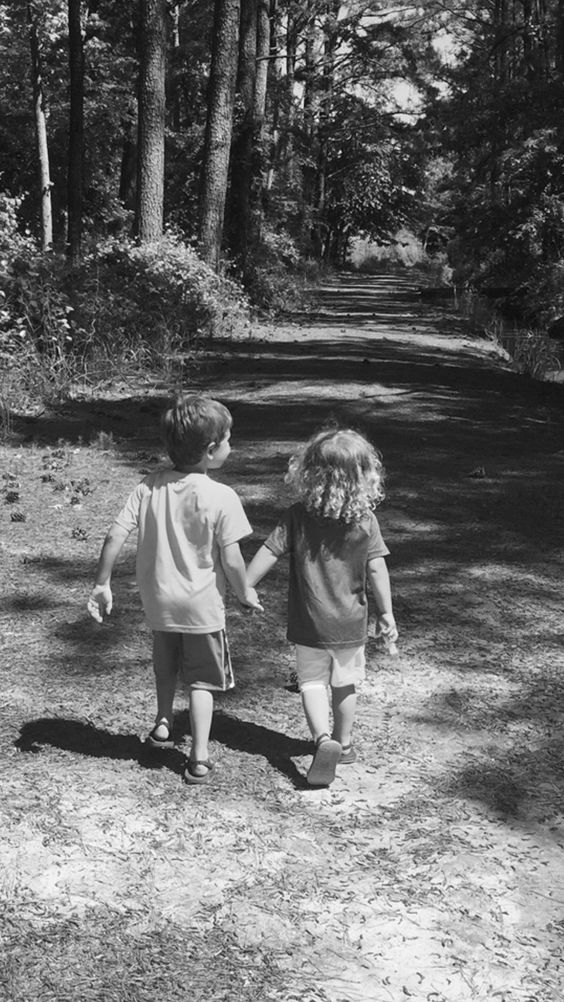
%> input picture PracticaNo13/paisaje.jpg, 564 x 1002 px
$ octave PracticaNo13_ElliotChilpa.m   (GNU Octave 9; MATLAB toolbox functions it lacks are replaced by stand-ins)
%> lines starting %> are read from the running program, lines starting %| are printed output that depends on the picture
clc;
clear all;
close all;

img_1 = imread("paisaje.jpg");
%> img_1 is the input picture: size 1002x564x3 uint8; min 2, max 255, mean 107.3
img_2 = imread("nieve.png");
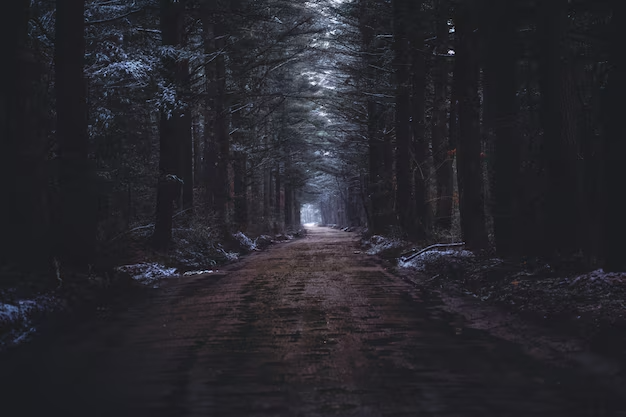
%> input picture PracticaNo13/nieve.png, 626 x 417 px
%> img_2 is the input picture: size 417x626x3 uint8; mean R, G, B 39.7, 38.8, 45.2
img_3 = imread("tortuga.jpg");
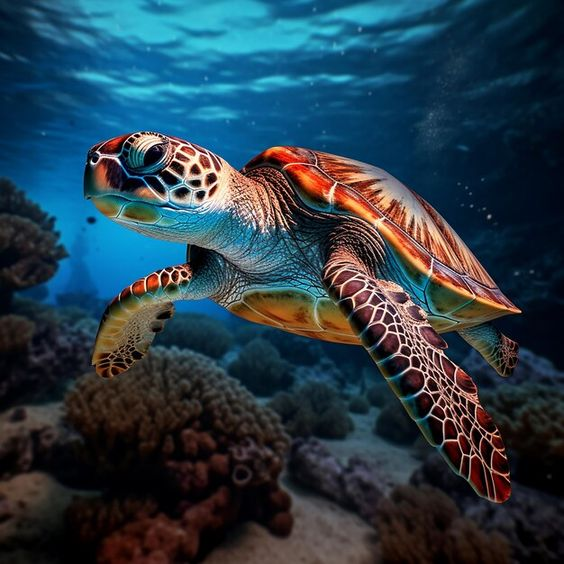
%> input picture PracticaNo13/tortuga.jpg, 564 x 564 px
%> img_3 is the input picture: size 564x564x3 uint8; mean R, G, B 40.6, 61.1, 73.7
img_4 = imread("montañas.jpg");
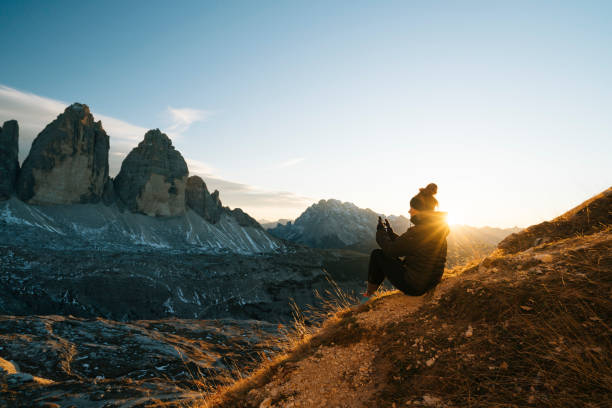
%> input picture PracticaNo13/montañas.jpg, 612 x 408 px
%> img_4 is the input picture: size 408x612x3 uint8; mean R, G, B 118, 124.7, 122.3

% ----------------------------------------------
% Imagen en escala de grises
% ----------------------------------------------
img_gray = rgb2gray(im2double(img_1));  % Convertir a escala de grises

figure;
subplot(1, 4, 1);
imshow(img_gray);
title('Imagen Original en Escala de Grises');

% Ajuste de histograma con gamma = 1
img_adjust_gray_1 = imadjust(img_gray, [0 0.4], [0 1], 1);
subplot(1, 4, 2);
imshow(img_adjust_gray_1);
title('Ajuste Histograma (0-0.4) gamma = 1 ');

% Ajuste de histograma con gamma < 1
img_adjust_gray_2 = imadjust(img_gray, [0 0.4], [0 1], 0.5);
subplot(1, 4, 3);
imshow(img_adjust_gray_2);
title('Ajuste Histograma (0-0.4) gamma < 1 ');

% Ajuste de histograma con gamma > 1
img_adjust_gray_3 = imadjust(img_gray, [0 0.4], [0 1], 3);
subplot(1, 4, 4);
imshow(img_adjust_gray_3);
title('Ajuste Histograma (0-0.4) gamma > 1 ');

% ------------------- Histograma de imágenes  -----------------------
% Imagen color 1
figure;
subplot(2, 2, 1);
imhist(img_gray);
title('Histograma escala de grises Img Original');

% Imagen color 2
subplot(2, 2, 2);
imhist(img_adjust_gray_2);
title('Histograma gamma < 1');

% Imagen color 3
subplot(2, 2, 3);
imhist(img_adjust_gray_1);
title('Histograma gamma = 1');

% Imagen color 4
subplot(2, 2, 4);
imhist(img_adjust_gray_3);
title('Histograma gamma > 1');
%> figure, not shown here; panel 1: highest point at x = 0.149, y = 7286; panel 2: highest point at x = 1, y = 267127

% ----------------------------------------------
% Imagen en escala de color modificando rango
% ----------------------------------------------
img_color = im2double(img_2);

figure;
subplot(2, 2, 1);
imshow(img_color);
title('Imagen Original a Color');

% Ajuste de histograma valores de 0 a 0.5
img_adjust_color_1 = imadjust(img_color, [0 0.5], [0 1]);
subplot(2, 2, 2);
imshow(img_adjust_color_1);
title('Ajuste Histograma (0 - 0.5)');

% Ajuste de histograma para resaltar tonos claros en la imagen en color
img_adjust_color_2 = imadjust(img_color, [0.4 0.8], [0 1]);
subplot(2, 2, 3);
imshow(img_adjust_color_2);
title('Ajuste Histograma (0.4 - 0.8)');

% Ajuste de histograma con rango completo para expandir todo el contraste
img_adjust_color_3 = imadjust(img_color, [0.4 0.8], [0 1], 0.2);
subplot(2, 2, 4);
imshow(img_adjust_color_3);
title('Ajuste Histograma (0.4 - 0.8)');

% ----------------------------------------------
% Imagen en escala de color modificando rango
% ----------------------------------------------
img_color_2 = im2double(img_3);

% Ajuste para cada canal de color
img_color_adj = imadjust(img_color_2, [0.2 0.3 0.1; 0.8 0.9 0.7], [0 0 0; 1 1 1]);
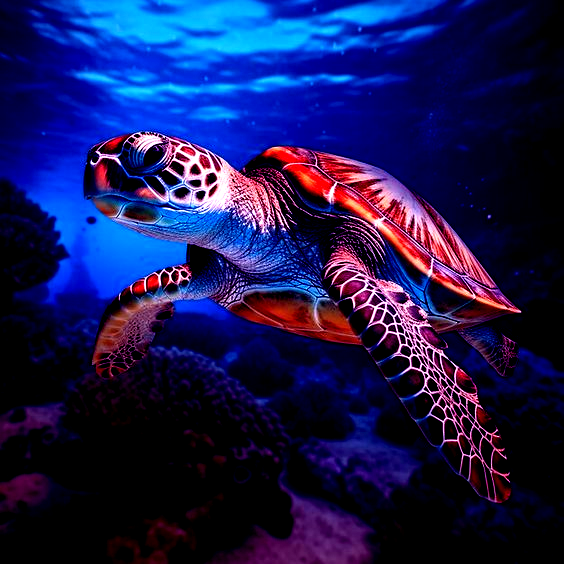
%> img_color_adj: size 564x564x3 double; mean R, G, B 0.0966, 0.1, 0.327

% Ajuste para cada canal de color con Gamma < 1
img_color_adj_1 = imadjust(img_color_2, [0.2 0.3 0.1; 0.8 0.9 0.7], [0 0 0; 1 1 1], 0.2);
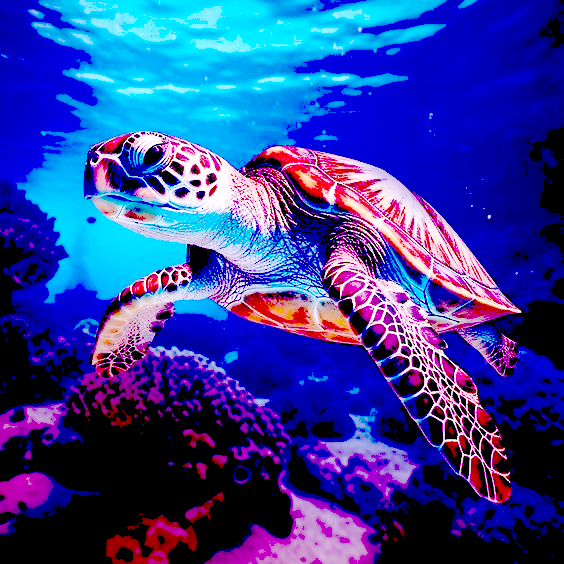
%> img_color_adj_1: size 564x564x3 double; mean R, G, B 0.189, 0.238, 0.59

% Grafica Imagen Original
figure;
subplot(1, 3, 1);
imshow(img_3);
title('Imagen Original');

subplot(1, 3, 2);
imshow(img_color_adj);
title('Ajustae (R, G, B)');

subplot(1, 3, 3);
imshow(img_color_adj_1);
title('Ajustae (R, G, B) gamma < 1');

% ----------------------------------------------
% Imagen color, verde
% ----------------------------------------------
img_color_3 = im2double(img_4);

% Ajuste para cada canal de color
img_color_adj_2 = imadjust(img_color_3, [0.1 0.1 0.1; 0.4 0.4 0.4], [0 0 0; 1 1 1]);
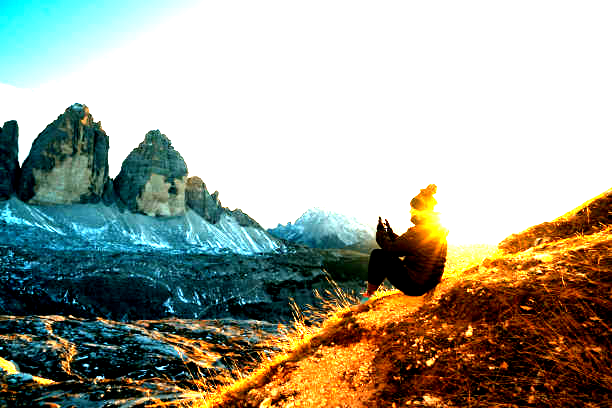
%> img_color_adj_2: size 408x612x3 double; mean R, G, B 0.636, 0.64, 0.584

% Ajuste para cada canal de color con Gamma específico para el canal verde
img_color_adj_3 = imadjust(img_color_3, [0.1 0.1 0.1; 0.4 0.4 0.4], [0 0 0; 1 1 1], 0.5); % Gamma en el canal verde
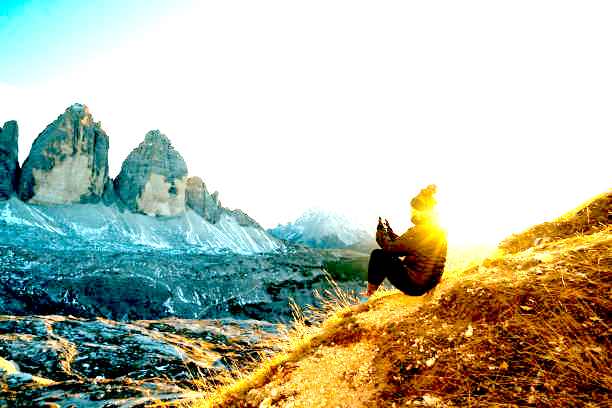
%> img_color_adj_3: size 408x612x3 double; mean R, G, B 0.708, 0.726, 0.649

% Graficar Imagen Original y Ajustes
figure;
subplot(1, 3, 1);
imshow(img_4);
title('Imagen Original');

subplot(1, 3, 2);
imshow(img_color_adj_2);
title('Ajuste para Resaltar (R, G, B)');

subplot(1, 3, 3);
imshow(img_color_adj_3);
title('Ajuste con Gamma < 1');
